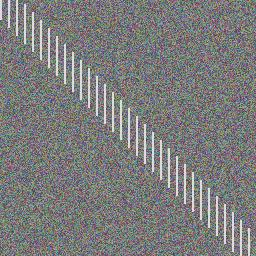
#> input picture data/test_rain_sample.jpg, 256 x 256 px
$ python -i prepare_four_weather.py   (imports and definitions only)
#> lines starting #> are read from the running program, lines starting #| are printed output that depends on the picture
#!/usr/bin/env python3
"""Freeze repaired manifests without modifying original CSVs or image files."""

from __future__ import annotations

import argparse
import base64
import hashlib
import json
import os
import sys
from collections import Counter, defaultdict
from concurrent.futures import ThreadPoolExecutor
from dataclasses import replace
from pathlib import Path

import numpy as np
from PIL import Image
from scipy.fft import dctn

REPOSITORY = Path(__file__).resolve().parents[2]
sys.path.insert(0, str(REPOSITORY / "src"))
from aegis_perception.data.manifest import PairRecord, load_manifest, write_manifest


def image_metadata(path: Path) -> dict:
    """Decode all pixels; hash RGB content independently of file encoding."""
#> called with path = '../../data/test_rain_sample.jpg'
    with Image.open(path) as image:
#> image is the input picture: PIL image 256x256 RGB; mean R, G, B 123.2, 123.4, 123.5
        image = image.convert("RGB")
        pixels = image.tobytes()
        content = hashlib.sha256(str(image.size).encode() + pixels).hexdigest()
        gray = np.asarray(image.convert("L").resize((32, 32)), dtype=np.float32)
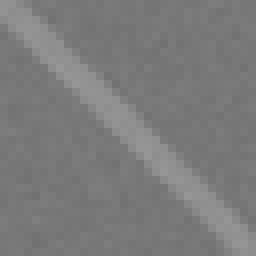
#> gray: shape (32, 32) float32 (shown 8 times larger); min 113, max 151, mean 123.4
        spectrum = dctn(gray, norm="ortho")[:8, :8].flatten()
#> spectrum = 64 values, max 3948.7 at index 0, min -14.7 at index 50, mean 68.85
        bits = spectrum > np.median(spectrum[1:])
        phash = sum(int(bit) << index for index, bit in enumerate(bits))
#> phash = 15411658336674645923
        thumb = image.resize((16, 16), Image.Resampling.BILINEAR).tobytes()
        return {
            "size": list(image.size),
            "pixels_sha256": content,
            "phash": f"{phash:016x}",
            "thumbnail": base64.b64encode(thumb).decode(),
        }


# [251 lines left out: functions load_fog, split_groups, remove_split_overlap, main, not called in this run]


# [2 lines not run here, left out]

>>> result = image_metadata('../../data/test_rain_sample.jpg')
#> result = 4 items
